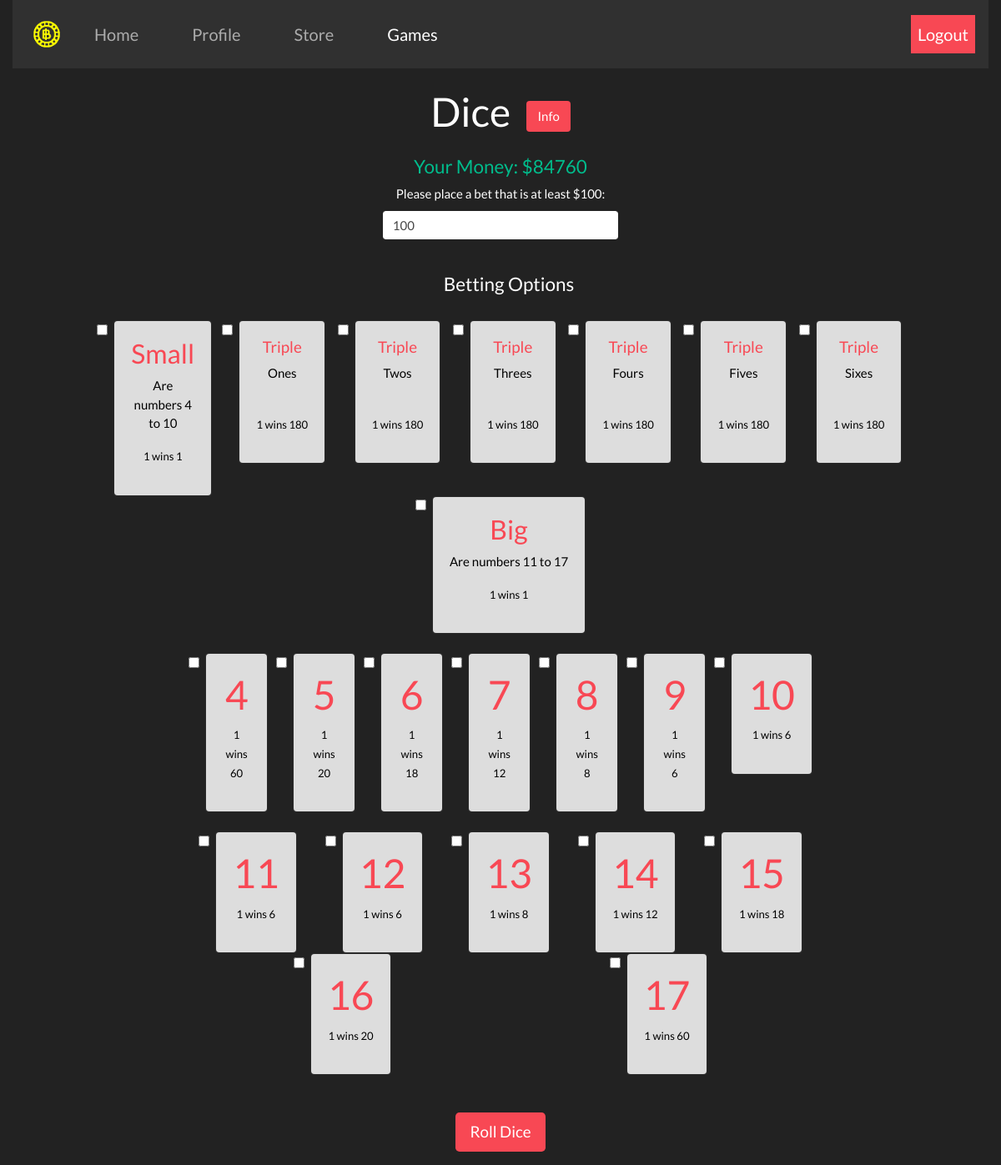
/dice (signed in), run on an earlier commit of the app's database.
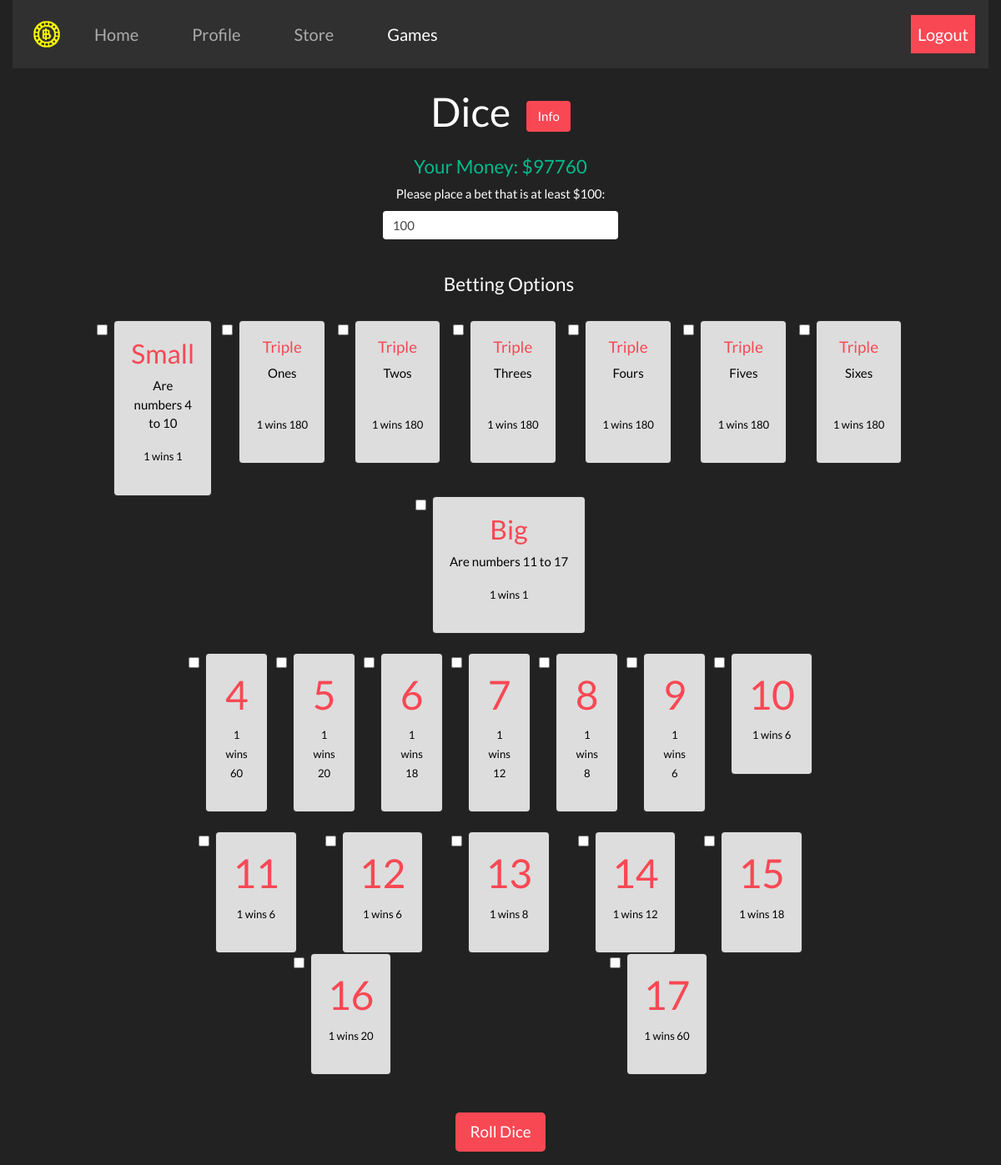
And on a later commit of the database.
### tables this page shows
CREATE TABLE user_tbl (username TEXT, password TEXT, pfp TEXT, money INT, time INT, boosts TEXT);

### app.py (the view, shortened to what this page needs)
@app.route("/dice", methods=["GET", "POST"])
@login_required
def dice():
    user = session['username']
    if request.method == 'GET':
        money = db_manager.getMoney(user)
        return render_template("dice.html", betting=True, money=money, games="active")

### app.py (called while the page is built)
def login_required(f):
    @wraps(f)
    def dec(*args, **kwargs):
        if 'username' in session:
            for arg in args:
                print(arg)
            return f(*args, **kwargs)
        flash('You must be logged in to view this page!', 'alert-danger')
        return redirect('/')
    return dec

### utl/db_builder.py (called while the page is built)
def execmany(cmd, inputs):
    db = sqlite3.connect(DB_FILE)
    c = db.cursor()
    output = c.execute(cmd, inputs)
    db.commit()
    return output

### utl/db_manager.py (called while the page is built)
def getMoney(username):
    q = "SELECT money from user_tbl WHERE username=?"
    inputs = (username, )
    data = execmany(q, inputs).fetchone()[0]
    return data

### templates/dice.html (shortened to what this page needs)
{% extends "_base.html" %}
{% block body %}
<h1>Dice
	<button type="button" class="btn" data-toggle="modal" data-target="#exampleModal" style = "margin-left: 10px; background-color:#f84854;">
		Info
	</button>
</h1>
<div class="w-100 p-3">
	<h4 class="text-success">Your Money: ${{ money }}</h4>
	{% if betting %}
  <form action="/dice" method="POST">
    <div class="form-group">
      <label for="bet">Please place a bet that is at least $100:</label>
      <input name="bet" type="number" class="form-control w-25"  min="100" id="bet" value=100>
    </div><br>
		<div class="form-check" style="width:85%;" id="options">
			<h4>Betting Options</h4><br>
			<div class="row">
				<div class="col">
					<input class="form-check-input" type="checkbox" value="small" name="options">
				  <label class="form-check-label">
						<div class="card">
						  <div class="card-body rounded" style="background-color:#ddd; color:black;">
						    <h3 style="color:#f84854">Small</h3>
								<p>Are numbers 4 to 10</p>
								<p><small> 1 wins 1 </small></p>
						  </div>
						</div>
				  </label>
				</div>
				<div class="col">
					<input class="form-check-input" type="checkbox" value="triple1" name="options" >
				  <label class="form-check-label">
						<div class="card">
						  <div class="card-body rounded" style="background-color:#ddd; color:black;">
								<h5 style="color:#f84854">Triple</h5>
								<p>Ones</p><br>
								<p><small> 1 wins 180 </small></p>
						  </div>
						</div>
				  </label>
				</div>
				<div class="col">
					<input class="form-check-input" type="checkbox" value="triple2" name="options" >
				  <label class="form-check-label">
						<div class="card">
						  <div class="card-body rounded" style="background-color:#ddd; color:black;">
								<h5 style="color:#f84854">Triple</h5>
								<p>Twos</p><br>
								<p><small> 1 wins 180 </small></p>
						  </div>
						</div>
				  </label>
				</div>
				<div class="col">
					<input class="form-check-input" type="checkbox" value="triple3" name="options" >
				  <label class="form-check-label">
						<div class="card">
						  <div class="card-body rounded" style="background-color:#ddd; color:black;">
								<h5 style="color:#f84854">Triple</h5>
								<p>Threes</p><br>
								<p><small> 1 wins 180 </small></p>
						  </div>
						</div>
				  </label>
				</div>
				<div class="col">
					<input class="form-check-input" type="checkbox" value="triple4" name="options" >
				  <label class="form-check-label">
						<div class="card">
						  <div class="card-body rounded" style="background-color:#ddd; color:black;">
								<h5 style="color:#f84854">Triple</h5>
								<p>Fours</p><br>
								<p><small> 1 wins 180 </small></p>
						  </div>
						</div>
				  </label>
				</div>
				<div class="col">
					<input class="form-check-input" type="checkbox" value="triple5" name="options" >
				  <label class="form-check-label">
						<div class="card">
						  <div class="card-body rounded" style="background-color:#ddd; color:black;">
								<h5 style="color:#f84854">Triple</h5>
								<p>Fives</p><br>
								<p><small> 1 wins 180 </small></p>
						  </div>
						</div>
				  </label>
				</div>
				<div class="col">
					<input class="form-check-input" type="checkbox" value="triple6" name="options" >
				  <label class="form-check-label">
						<div class="card">
						  <div class="card-body rounded" style="background-color:#ddd; color:black;">
								<h5 style="color:#f84854">Triple</h5>
								<p>Sixes</p><br>
								<p><small> 1 wins 180 </small></p>
						  </div>
						</div>
				  </label>
				</div>
				<div class="col">
					<input class="form-check-input" type="checkbox" value="big" name="options" >
				  <label class="form-check-label">
						<div class="card">
						  <div class="card-body rounded" style="background-color:#ddd; color:black;">
						    <h3 style="color:#f84854">Big</h3>
								<p>Are numbers 11 to 17</p>
								<p><small> 1 wins 1 </small></p>
						  </div>
						</div>
				  </label>
				</div>
			</div>
			<br>
			<div class="row" style="width:80%">
				<div class="col">
					<input class="form-check-input" type="checkbox" value="sum4" name="options">
					<label class="form-check-label">
						<div class="card">
						  <div class="card-body rounded" style="background-color:#ddd; color:black;">
								<h1 style="color:#f84854">4</h1>
								<p><small>1 wins 60</small></p>
						  </div>
						</div>
				  </label>
				</div>
				<div class="col">
					<input class="form-check-input" type="checkbox" value="sum5" name="options">
					<label class="form-check-label">
						<div class="card">
						  <div class="card-body rounded" style="background-color:#ddd; color:black;">
								<h1 style="color:#f84854">5</h1>
								<p><small>1 wins 20</small></p>
						  </div>
						</div>
				  </label>
				</div>
				<div class="col">
					<input class="form-check-input" type="checkbox" value="sum6" name="options">
					<label class="form-check-label">
						<div class="card">
						  <div class="card-body rounded" style="background-color:#ddd; color:black;">
								<h1 style="color:#f84854">6</h1>
								<p><small>1 wins 18</small></p>
						  </div>
						</div>
				  </label>
				</div>
				<div class="col">
					<input class="form-check-input" type="checkbox" value="sum7" name="options">
					<label class="form-check-label">
						<div class="card">
						  <div class="card-body rounded" style="background-color:#ddd; color:black;">
								<h1 style="color:#f84854">7</h1>
								<p><small>1 wins 12</small></p>
						  </div>
						</div>
				  </label>
				</div>
				<div class="col">
					<input class="form-check-input" type="checkbox" value="sum8" name="options">
					<label class="form-check-label">
						<div class="card">
						  <div class="card-body rounded" style="background-color:#ddd; color:black;">
								<h1 style="color:#f84854">8</h1>
								<p><small>1 wins 8</small></p>
						  </div>
						</div>
				  </label>
				</div>
				<div class="col">
					<input class="form-check-input" type="checkbox" value="sum9" name="options">
					<label class="form-check-label">
						<div class="card">
						  <div class="card-body rounded" style="background-color:#ddd; color:black;">
								<h1 style="color:#f84854">9</h1>
								<p><small>1 wins 6</small></p>
						  </div>
						</div>
				  </label>
				</div>
				<div class="col">
					<input class="form-check-input" type="checkbox" value="sum10" name="options">
					<label class="form-check-label">
						<div class="card">
						  <div class="card-body rounded" style="background-color:#ddd; color:black;">
								<h1 style="color:#f84854">10</h1>
								<p><small>1 wins 6</small></p>
						  </div>
						</div>
				  </label>
				</div>
			</div>
			<br>
			<div class="row" style="width:80%">
				<div class="col">
					<input class="form-check-input" type="checkbox" value="sum11" name="options">
					<label class="form-check-label">
						<div class="card">
							<div class="card-body rounded" style="background-color:#ddd; color:black;">
								<h1 style="color:#f84854">11</h1>
								<p><small>1 wins 6</small></p>
							</div>
						</div>
					</label>
				</div>
				<div class="col">
					<input class="form-check-input" type="checkbox" value="sum12" name="options">
					<label class="form-check-label">
						<div class="card">
							<div class="card-body rounded" style="background-color:#ddd; color:black;">
								<h1 style="color:#f84854">12</h1>
								<p><small>1 wins 6</small></p>
							</div>
						</div>
					</label>
				</div>
				<div class="col">
					<input class="form-check-input" type="checkbox" value="sum13" name="options">
					<label class="form-check-label">
						<div class="card">
							<div class="card-body rounded" style="background-color:#ddd; color:black;">
								<h1 style="color:#f84854">13</h1>
								<p><small>1 wins 8</small></p>
							</div>
						</div>
					</label>
				</div>
				<div class="col">
					<input class="form-check-input" type="checkbox" value="sum14" name="options">
					<label class="form-check-label">
						<div class="card">
							<div class="card-body rounded" style="background-color:#ddd; color:black;">
								<h1 style="color:#f84854">14</h1>
								<p><small>1 wins 12</small></p>
							</div>
						</div>
					</label>
				</div>
				<div class="col">
					<input class="form-check-input" type="checkbox" value="sum15" name="options">
					<label class="form-check-label">
						<div class="card">
							<div class="card-body rounded" style="background-color:#ddd; color:black;">
								<h1 style="color:#f84854">15</h1>
								<p><small>1 wins 18</small></p>
							</div>
						</div>
					</label>
				</div>
				<div class="col">
					<input class="form-check-input" type="checkbox" value="sum16" name="options">
					<label class="form-check-label">
						<div class="card">
							<div class="card-body rounded" style="background-color:#ddd; color:black;">
								<h1 style="color:#f84854">16</h1>
								<p><small>1 wins 20</small></p>
							</div>
						</div>
					</label>
				</div>
				<div class="col">
					<input class="form-check-input" type="checkbox" value="sum17" name="options">
					<label class="form-check-label">
						<div class="card">
							<div class="card-body rounded" style="background-color:#ddd; color:black;">
								<h1 style="color:#f84854">17</h1>
								<p><small>1 wins 60</small></p>
							</div>
						</div>
					</label>
				</div>
			</div>
      <br>
		</div>
		<br>
		<button type="submit" class="btn btn-lg" style="background-color:#f84854">Roll Dice</button>
		</form>
		{% endif %}
</div>
{% endblock %}

### templates/_base.html (shortened to what this page needs)
<!DOCTYPE html>
<html>
	<head>
    <link href="https://stackpath.bootstrapcdn.com/bootswatch/4.4.1/darkly/bootstrap.min.css" rel="stylesheet">
		<link rel="stylesheet" href="static/styles/base.css">
	</head>
	<body>
		<div class="container-fluid">
			<center>
				{% block header %}
				<nav class="navbar navbar-expand-lg navbar-dark bg-dark">
						<a class="navbar-nav" href="/home">
							<img src="/static/logo.png" width="50" height="50"/>
						</a>
				    <div class="collapse navbar-collapse" id="navbarSupportedContent">
				        <ul class="navbar-nav">
				            <li class="nav-item {{ home }} px-4">
				                <a class="nav-link" href="/home" style="font-size:20px;">Home</a>
				            </li>
				        </ul>
								<ul class="navbar-nav">
				            <li class="nav-item {{ profile }} px-4">
				                <a class="nav-link" href="/profile" style="font-size:20px;"> Profile </a>
				            </li>
				        </ul>
								<ul class="navbar-nav">
				            <li class="nav-item {{ store }} px-4">
				                <a class="nav-link" href="/store" style="font-size:20px;"> Store </a>
				            </li>
				        </ul>
								<ul class="navbar-nav">
				            <li class="nav-item {{ games }} px-4">
				                <a class="nav-link" href="/games" style="font-size:20px;"> Games </a>
				            </li>
				        </ul>
				        <ul class="navbar-nav ml-auto">
										<li class="nav-item navbar-right">
				                <a class="nav-link text-white" href="/logout" style="font-size:20px; background-color:#f84854;"> Logout </a>
				            </li>
				        </ul>
				    </div>
				</nav>
				{% endblock %}
				<br>
				{% set msgs = get_flashed_messages(with_categories=true) %}
				{% block body %}
				{% endblock %}
			</center>
		</div>
	</body>
</html>

What changed in the data, as far as the page shows it:
changed user_tbl: money "84760" → "97760"
